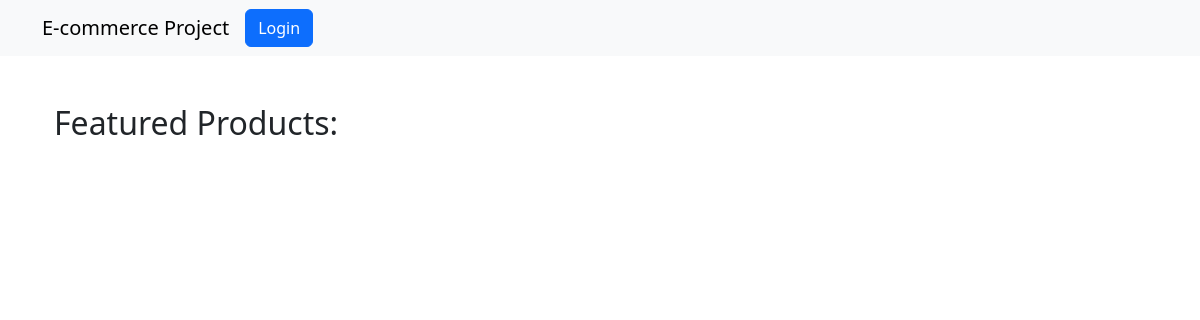
The app's page /, older data.
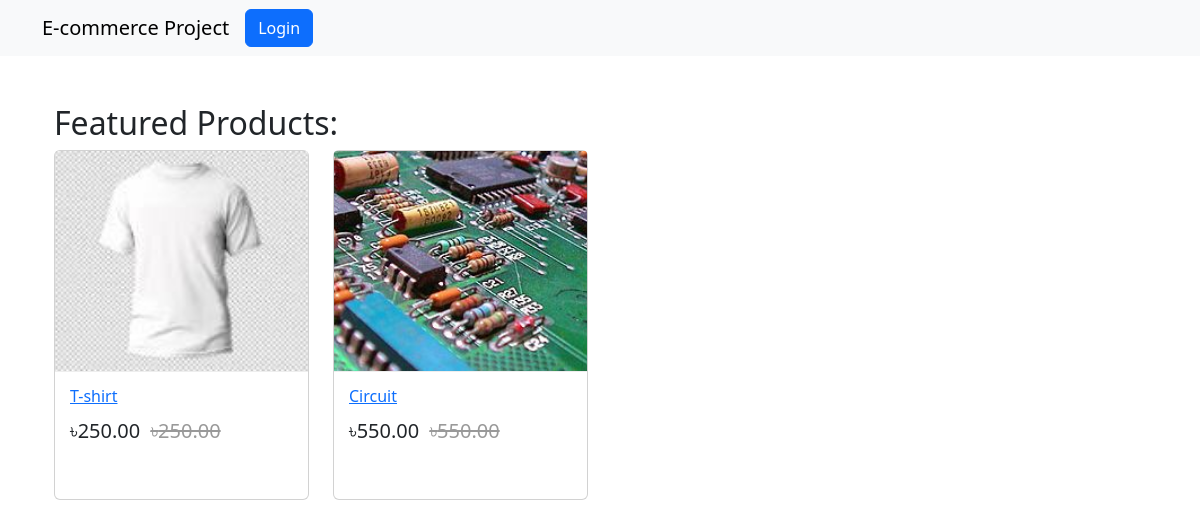
The same page, newer data.
### shop_app/models.py (models this page shows, shortened)
class Product(models.Model):
    mainimage = models.ImageField(upload_to = 'products')
    name = models.CharField(max_length=264)
    category = models.ForeignKey(Category,on_delete=models.CASCADE,related_name='category')
    preview_text = models.TextField(max_length=200,verbose_name='Preview Text')
    detailed_text = models.TextField(max_length=1000,verbose_name='Description')
    price = models.FloatField()
    old_price = models.FloatField(default=0.00)
    created_at = models. DateTimeField(auto_now_add=True)
    class Meta:
        ordering = ['-created_at',]

### shop_app/views.py (the view)
# urls.py: 2. Add a URL to urlpatterns:  path('', Home.as_view(), name='home')
class Home(ListView):
    model = Product
    context_object_name = 'product_list'
    template_name = 'shop_app/home.html'

### templates/shop_app/home.html
{% extends 'base.html' %}
{% block body_block %}
  <div class="container my-5">
    <h2 my-5>Featured Products: </h2>
    <div class="row">
      {% for product in product_list %}
        <div class="col-md-6 col-sm-12 col-lg-3">
          <figure class="card card-product">
            <div class="img-wrap">
              <img src="/media/{{product.mainimage}}" style="width:100%; height:300px">
            </div>
            <figcaption class="info-wrap">
              <h6 class="title"><a href="{% url 'shop_app:productdetails' pk=product.pk %}">{{product.name}}</a></h6>
              <div class="action-wrap">
                <div class="price-wrap h5">
                  <span class="price-new">&#2547;{{product.price|floatformat:2}}</span>
                  <span class="price-old"><strike>&#2547;{{product.price|floatformat:2}}
                  </strike></span>
                </div>
              </div>
            </figcaption>
          </figure>
        </div>
      {% endfor %}
    </div>
  </div>
{% endblock %}

### templates/base.html (shortened to what this page needs)
{% load static %}
<!DOCTYPE html>
<html lang="en" dir="ltr">
  <head>
    <link rel="stylesheet" href="https://cdn.jsdelivr.net/npm/bootstrap@5.3.0-alpha1/dist/css/bootstrap.min.css" rel="stylesheet">
    <link rel="stylesheet" href="{% static 'CSS/main.css' %}">
  </head>
  <body>
    {% include 'navbar.html' %}
    <div class="container">
      {% block body_block %}
      {% endblock %}
    </div>
  </body>
</html>

### templates/navbar.html (shortened to what this page needs)
{% load cart_tag %}
<nav class="navbar navbar-expand-lg navbar-light bg-light">
  <div class="container">
    <a class="navbar-brand" href="{% url 'shop_app:home' %}">E-commerce Project</a>
    <div class="collapse navbar-collapse" id="navbarNav">
      <ul class="navbar-nav ml-auto">
        {% if request.user.is_authenticated %}
          <li class="nav-item">
            <a class="nav-link" href="{% url 'order_app:cart' %}">
              Cart<span class="badge badge-light">{{request.user|cart_total}}</span>
            </a>
          </li>
          <li class="nav-item dropdown"><a class="nav-link dropdown-toggle" href="#"
            id="navbarDropdown" role="button" data-toggle="dropdown" aria-haspopup="true"
            aria-expanded="false">{{request.user.profile.username}}</a>
            <div class="dropdown-menu" aria-labelledby="navbarDropdown">
              <a href="{% url 'login_app:profile' %}" class="dropdown-item">Profile</a>
              <a href="#" class="dropdown-item">Orders</a>
              <div class="dropdown-divider"></div>
              <a href="{% url 'login_app:logout' %}" class="dropdown-item">Logout</a>
            </div>
          </li>
        {% else %}
          <li class="nav-item"><a class="btn btn-primary" href="{% url 'login_app:login' %}">Login</a></li>
        {% endif %}
      </ul>
    </div>
  </div>
</nav>

### static/CSS/main.css (style rules this page uses)
.card { height:350px; }
.card-product:after { content:""; display;table; clear:both; visibility:hidden; }
.card-product .price-new, .card-product .price { margin-right:5px; }
.card-product .price-old { color:#999; }
.card-product .img-wrap { border-radius:3px 3px 0 0; overflow:hidden; position:relative; height:220px; text-align:center; }
.card-product .img-wrap img { max-height:100%; max-width:100%; object-fit:cover; }
.card-product .info-wrap { overflow:hidden; padding:15px; border-top:1px solid #eee; }
.card-product .action-wrap { padding-top:4px; margin-top: 4px; }
.card-product .title { margin-top: 0px; }

Row changes from the older to the newer data that the page shows:
added Product: mainimage (picture), name "T-shirt", price "250.00"
added Product: mainimage (picture), name "Circuit", price "550.00"
